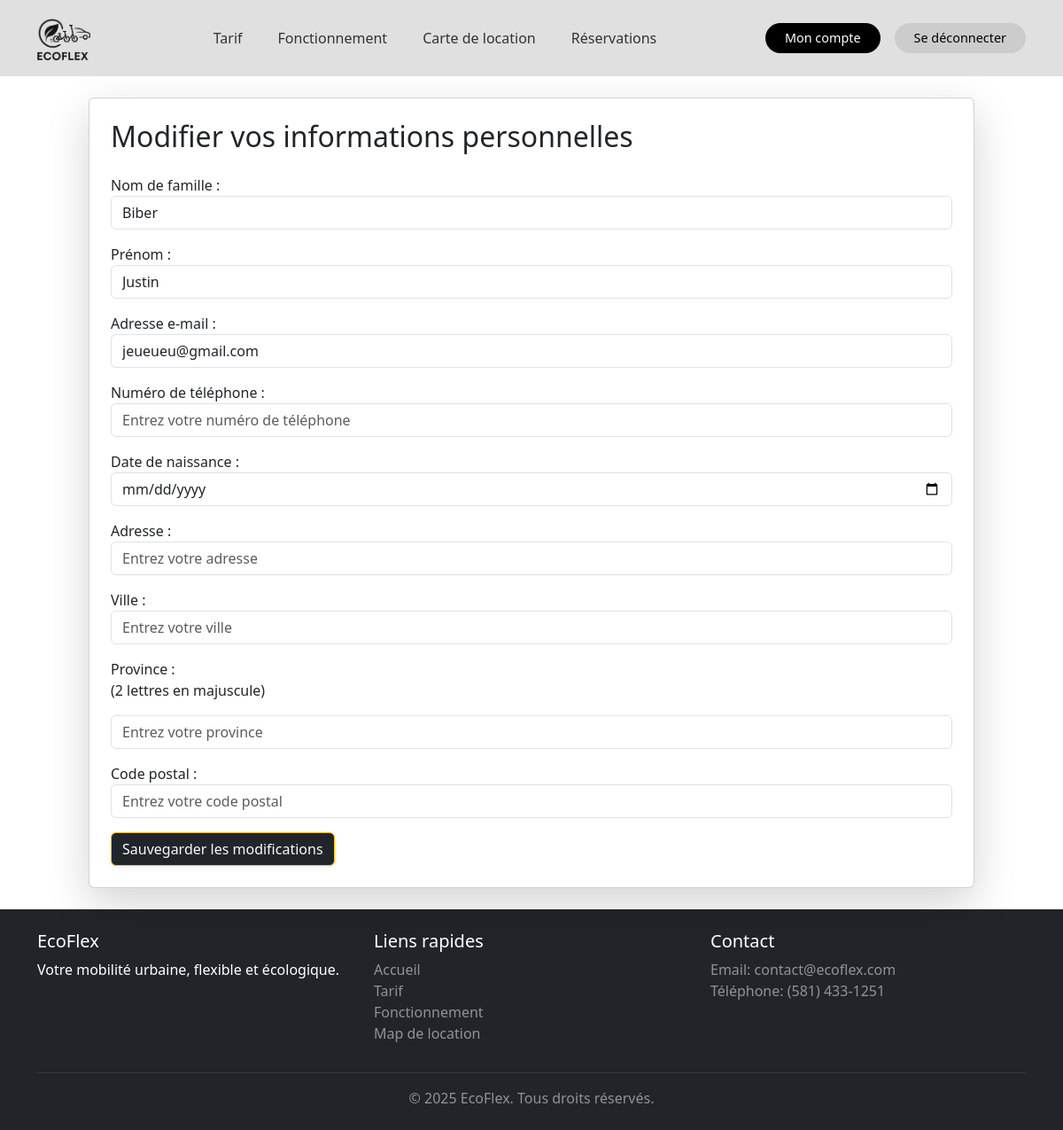
The page /profil/modifier/ (signed in) on the database its author committed.
### ecoflex/models.py (models this page shows, shortened)
class User(AbstractUser):
    numero_permis = models.CharField(max_length=5, unique=True, blank=True, null=True)
    phone_number = models.CharField(
        max_length=20,
        null=True,
        blank=True,
        validators=[
            RegexValidator(
                regex=r'^(\+?\d{1,3}[-.\s]?)?\(?\d{3}\)?[-.\s]?\d{3}[-.\s]?\d{4}$',
                message='Format de téléphone invalide.'
            )
        ]
    )
    birth_date = models.DateField(
        null=True,
        blank=True
    )
    address = models.CharField(
        max_length=255,
        null=True,
        blank=True,
        validators=[
            RegexValidator(
                regex=r'^[0-9]{1,5}\s+[0-9a-zA-ZÀ-ÿ\s\-\']+(?:,\s*(?:Suite|Apt|Bureau|Unité)\s+[0-9a-zA-Z\-]+)?$',
                message='Adresse invalide.'
            )
        ]
    )
    city = models.CharField(
        max_length=100,
        null=True,
        blank=True,
        validators=[
            RegexValidator(
                regex=r"^[a-zA-ZÀ-ÿ\s'-]+$",
                message='Ville invalide.'
            )
        ]
    )
    province = models.CharField(
        max_length=100,
        null=True,
        blank=True,
        validators=[
            RegexValidator(
                regex=r'^(AB|BC|MB|NB|NL|NS|NT|NU|ON|PE|QC|SK|YT)$',
                message='Province invalide.'
            )
        ]
    )
    postal_code = models.CharField(
        max_length=20,
        null=True,
        blank=True,
        validators=[
            RegexValidator(
                regex=r'^^[ABCEGHJKLMNPRSTVXY][0-9][ABCEGHJKLMNPRSTVWXYZ] [0-9][ABCEGHJKLMNPRSTVWXYZ][0-9]$ || ^^[ABCEGHJKLMNPRSTVXY][0-9][ABCEGHJKLMNPRSTVWXYZ][0-9][ABCEGHJKLMNPRSTVWXYZ][0-9]$',
                message='Code postal invalide.'
            )
        ]
    )
    class Meta:
        verbose_name = "Utilisateur"
        verbose_name_plural = "Utilisateurs"

### ecoflex/views.py (the view)
# urls.py: path('profil/modifier/', views.modifier_profil, name='modifier_profil'),
def modifier_profil(request):
    if request.method == "POST":
        form = ProfileForm(request.POST, instance=request.user)
        if form.is_valid():
            form.save()
            messages.success(request, "Profil mis à jour avec succès !")
            return redirect("profil")
    else:
        form = ProfileForm(instance=request.user)
    return render(request, "ecoflex/modifier_profil.html", {"form": form})

### ecoflex/templates/ecoflex/modifier_profil.html (shortened to what this page needs)
{% extends 'base.html' %}
{% block content %}
<div class="container d-flex justify-content-center align-items-center min-vh-100">
    <div class="card shadow-lg p-4" style="width: 1000px;">
        <h2 class="mb-4">Modifier vos informations personnelles</h2>
        <form method="post" novalidate>
            <div class="mb-3">
                {{ form.last_name.label_tag }}
                {{ form.last_name }}
            </div>
            <div class="mb-3">
                {{ form.first_name.label_tag }}
                {{ form.first_name }}
            </div>
            <div class="mb-3">
                {{ form.email.label_tag }}
                {{ form.email }}
            </div>
            <div class="mb-3">
                {{ form.phone_number.label_tag }}
                {{ form.phone_number }}
            </div>
            <div class="mb-3">
                {{ form.birth_date.label_tag }}
                {{ form.birth_date }}
            </div>
            <div class="mb-3">
                {{ form.address.label_tag }}
                {{ form.address }}
            </div>
            <div class="mb-3">
                {{ form.city.label_tag }}
                {{ form.city }}
            </div>
            <div class="mb-3">
                {{ form.province.label_tag }}<p>(2 lettres en majuscule)</p>
                {{ form.province }}
            </div>
            <div class="mb-3">
                {{ form.postal_code.label_tag }}
                {{ form.postal_code }}
            </div>
            <button type="submit" class="btn btn-primary bg-dark text-light border-warning shadow-sm">
                Sauvegarder les modifications
            </button>
        </form>
    </div>
</div>
{% endblock %}

### ecoflex/templates/base.html (style rules this page uses)
html, body { height: 100%; }
body { display: flex; flex-direction: column; }

### rows shown on the page
User: last_name "Biber", first_name "Justin", email "jeueueu@gmail.com"
